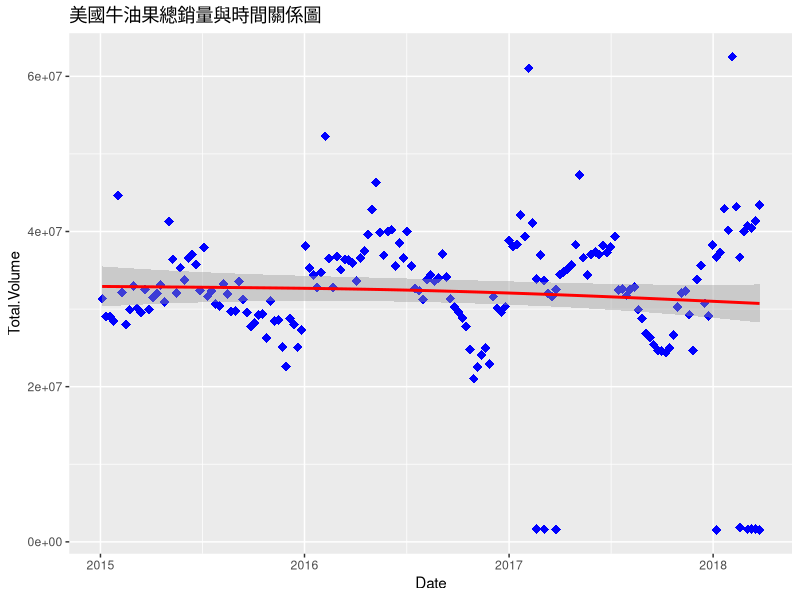
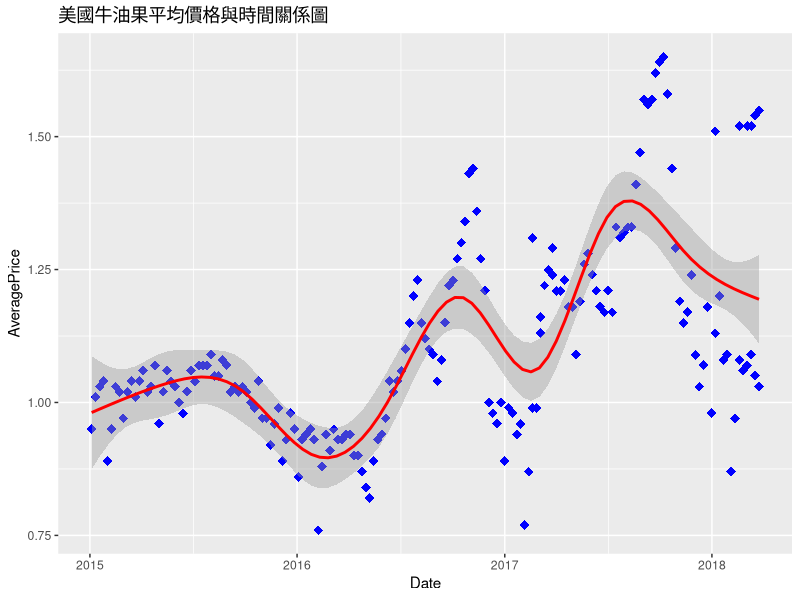
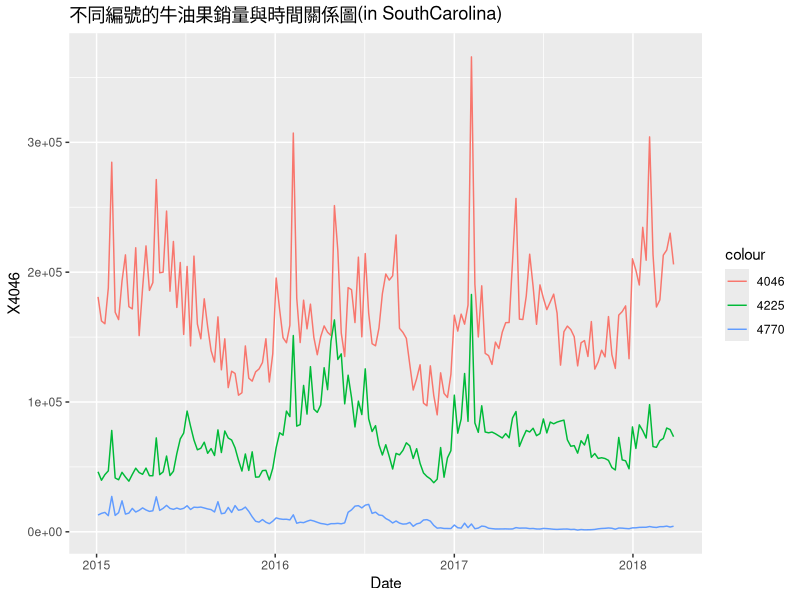
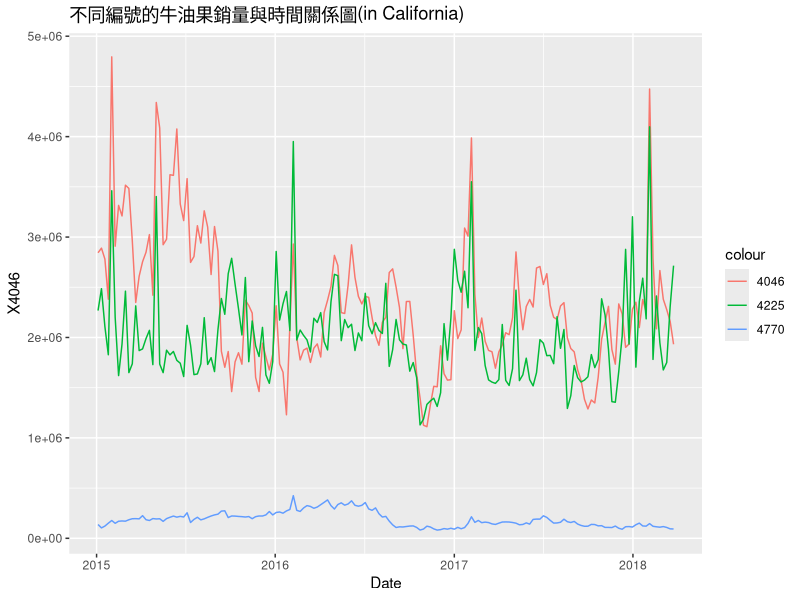

Recreate these plots in R, in order.
## ---- chunk 1
Sys.Date()
##牛油果，也是台灣人常說的酪梨，是美國視為一種受歡迎的食物，本報告所統計的資料為美國各地從2015年開始，到2018年春天的牛油果銷量與平均價格資料，透過下面數張圖表，進行簡易的分析
## ---- chunk 2
library(lubridate) #引入處理時間的套件--lubridate
library(ggplot2)
my.data <- read.csv("avocado1.csv")
new.data <- my.data[my.data$region == "TotalUS", c("Date","Total.Volume","AveragePrice","X4046","X4225","X4770","region")] #擷取出特定幾個可能會處理到的欄位
new.data$Date <- as.Date(new.data$Date) #將日期那個欄位轉換成資料型態"Date""
new.data <- new.data[new.data$Total.Volume >1500000,]  #透過這行程式篩選掉極端資料，只選擇總量大於一百五十萬的資料
ggplot(new.data, aes(Date,Total.Volume))+geom_point(color="blue",size=3, pch=18) +  labs(title="美國牛油果總銷量與時間關係圖") + #畫成傘散佈圖&加上標題
  geom_smooth(aes(x=Date,
                  y=Total.Volume),stat = 'smooth', color = 'Red', method = 'gam') #畫回歸直線了解趨勢
ggplot(new.data, aes(Date,AveragePrice))+geom_point(color="blue",size=3, pch=18) + labs(title="美國牛油果平均價格與時間關係圖") +
  geom_smooth(aes(x=Date,
                  y=AveragePrice),stat = 'smooth', color = 'Red', method = 'gam') #畫回歸直線了解趨勢

##由下表顯示出牛油果銷量與平均售價的季節性變化，值得注意的是，牛油果售價儘管會隨著季節波動，但其趨勢卻是越來越貴，可能反映了供不應求的狀況根據https://producebrands.com/the-avocado/網站對牛油果的介紹，牛油果依編號可以分成10種，而本資料中提供的三種(4046/4225/4770)，從大小來分分別是(small/large/ExtraLarge)，下表各取東西兩岸一城市或州進行三種牛油果銷量與時間的的分析
## ---- chunk 3
library(lubridate)
library(ggplot2)
my.data <- read.csv("avocado1.csv")
new.data <- my.data[my.data$region == "SouthCarolina", c("Date","Total.Volume","AveragePrice","X4046","X4225","X4770","region")] #只取REGION=南卡羅來納州的資料
new.data$Date <- as.Date(new.data$Date)
new.data <- new.data[new.data$Total.Volume >50000,]
#畫出三種牛油果的折線圖
ggplot(data=new.data)+
  geom_line(aes(x=Date,
                y=X4046,
                color="4046"
                ))+
  geom_line(aes(x=Date,
                y=X4225,
                color="4225"
                ))+
  geom_line(aes(x=Date,
                y=X4770,
                color="4770"
                ))+
  labs(title="不同編號的牛油果銷量與時間關係圖(in SouthCarolina)")
new.data2 <- my.data[my.data$region == "California", c("Date","Total.Volume","AveragePrice","X4046","X4225","X4770","region")] #只取REGION=加州的資料
new.data2$Date <- as.Date(new.data2$Date)
new.data2 <- new.data2[new.data2$Total.Volume >300000,]    
ggplot(data=new.data2)+
  geom_line(aes(x=Date,
                y=X4046,
                color="4046"
                ))+
  geom_line(aes(x=Date,
                y=X4225,
                color="4225"
                ))+
  geom_line(aes(x=Date,
                y=X4770,
                color="4770"
                ))+
  labs(title="不同編號的牛油果銷量與時間關係圖(in California)")
## ---- chunk 4
##由上圖可知，不管是在加州或是南卡羅萊納州，編號4046的牛油果較受到消費者青睞的
